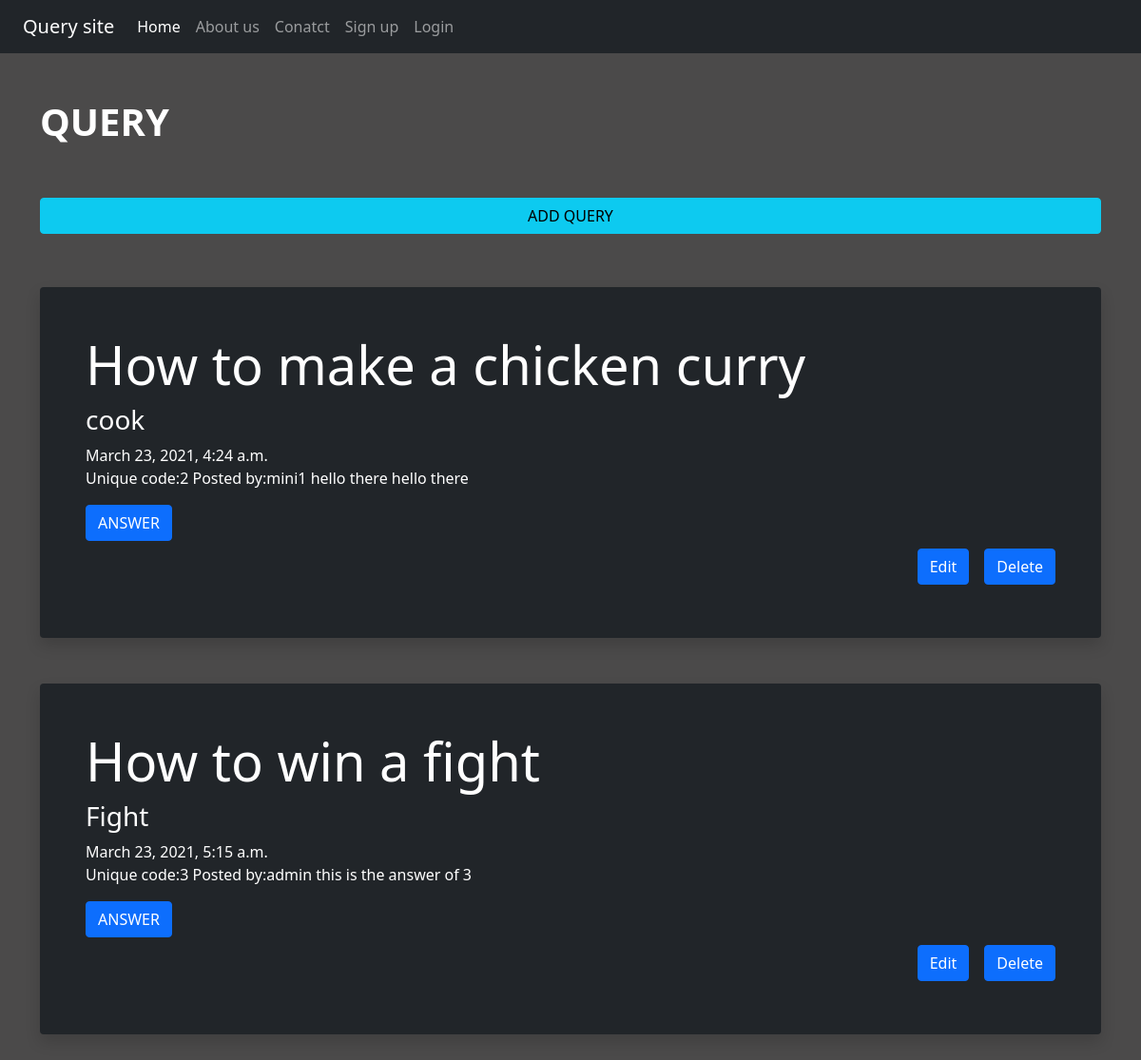
Page /query/ on the committed database.
### blog/models.py (models this page shows, shortened)
class query(models.Model):
    user_id_query = models.ForeignKey(User,on_delete=models.CASCADE)
    query_category = models.CharField(max_length=150)
    query_question = models.TextField()
    date = models.DateTimeField(auto_now_add=True,null=True)

class answer(models.Model):
    user_id_ans = models.ForeignKey(query,null=True,on_delete=models.CASCADE)
    ans_query = models.TextField()
    unique_id = models.IntegerField(null=True)
    date = models.DateTimeField(auto_now_add=True,null=True)

### blog/views.py (the view)
# urls.py: path('query/',views.Query,name="query"),
def Query(request):
    all_query   = query.objects.all()
    all_answer = answer.objects.all()
    context = {'queries':all_query,'ans':all_answer}
    if request.method=="POST":
        query_cat = request.POST.get('querycategory')
        query_que = request.POST.get('querydetails')
        quer = query(query_category=query_cat,query_question=query_que,user_id_query = request.user)
        quer.save()
        messages.success(request,'Query has been posted')
    return render(request,'blog/query.html',context)

### blog/templates/blog/query.html (shortened to what this page needs)
{% extends 'blog/base.html' %}
{% load static %}
{% block content %}
 <h1 class="text-white my-5">QUERY</h1>
<div class="col-sm-center">
<div class="d-grid gap-4 my-2">
  <button class="btn btn-info" data-bs-toggle="modal" data-bs-target="#staticBackdrop" type="button">ADD QUERY</button>
</div>
</div>
<div class="contianer">
    {% for quer in queries %}
    <div class="jumbotron p-1 p-md-5 my-5 text-white shadow rounded bg-dark">
        <h1 class="display-4 font-italic">{{quer.query_question}}</h1>
        <h3 class="display-7 font-italic">{{quer.query_category}}</h3>
        <p class=""lead my-3>
            {{quer.date}}<br>
            Unique code:{{quer.id}}
            Posted by:{{quer.user_id_query.username}}
            {% for ans1 in ans %}
            {% if ans1.unique_id == quer.id %}
            {{ans1.ans_query}}
            {% endif %}
            {% endfor %}
        </p>
        <a href="{% url 'detail' %}" class="btn btn-primary">ANSWER</a>
        {% if user.id == quer.user_id_quer_id %}
         <div class="d-grid gap-2 d-md-flex justify-content-md-end my-2">
              <a  href="/edit1/{{quer.id}}" class="btn btn-primary me-md-2" type="button">Edit</a>
              <a  href="/delete1/{{quer.id}}" class="btn btn-primary" type="button">Delete</a>
        </div>
        {% endif %}
    </div>
    {% endfor %}
</div>
{% endblock content %}

### blog/static/blog/css/style.css (style rules this page uses)
body { background-color:rgb(75,74,74) }
h1 { font-weight: bold }

### rows in the picture
query: query_question "How to make a chicken curry", query_category "cook", date "March 23, 2021, 4:24 a.m.", id "2", user_id_query.username "mini1"
answer: ans_query "hello there"
answer: ans_query "hello there"
query: query_question "How to win a fight", query_category "Fight", date "March 23, 2021, 5:15 a.m.", id "3", user_id_query.username "admin"
answer: ans_query "this is the answer of 3"
